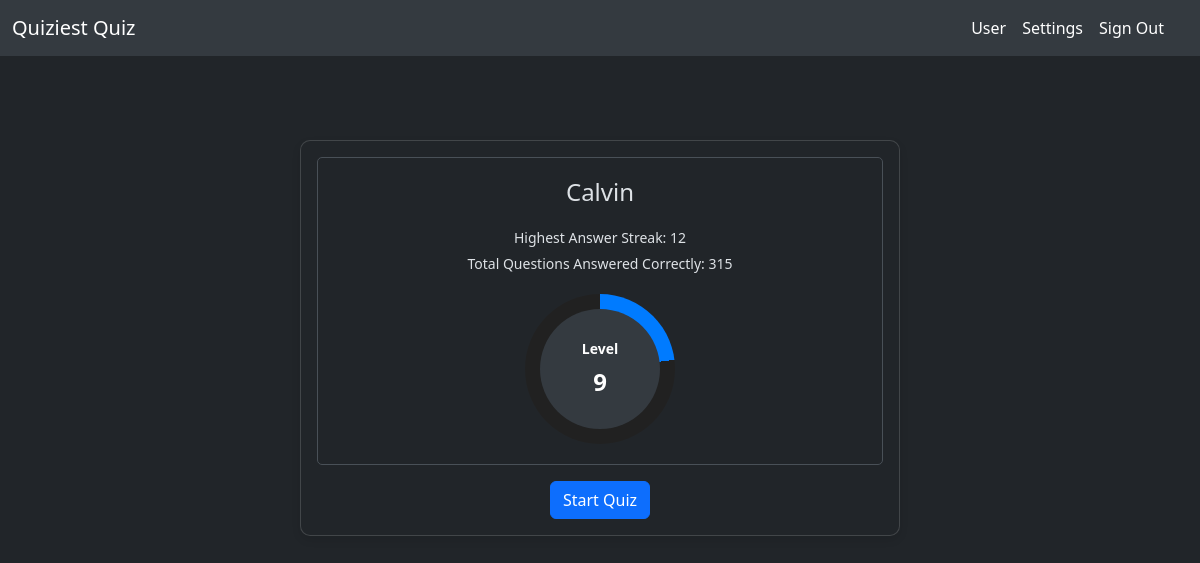
The app's page /user (signed in), older data.
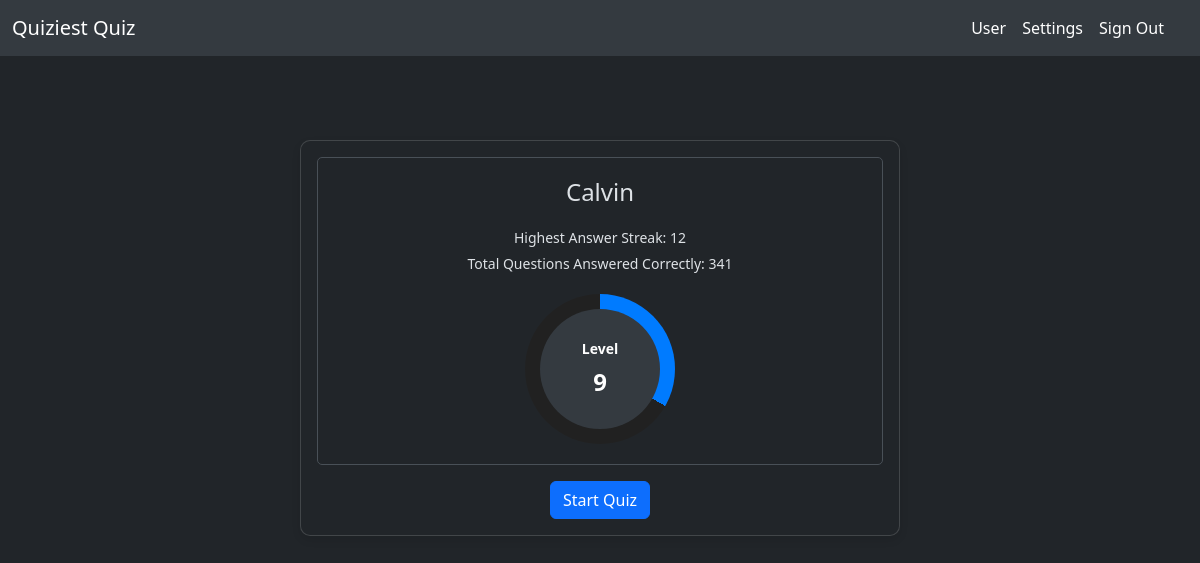
The same page, newer data.
### website/auth/models.py (models this page shows, shortened)
class users(db.Model, UserMixin):
    id = db.Column("id", db.Integer, primary_key=True)
    name = db.Column("name", db.String(100))
    email = db.Column("email", db.String(150), unique=True) # Must be Unique
    password = db.Column("password", db.String, nullable=False)
    best_streak = db.Column("best_streak", db.Integer, db.CheckConstraint('best_streak >= 0', name='check_best_streak_positive'))
    total_solved = db.Column("total_solved", db.Integer, db.CheckConstraint('total_solved >= 0', name='check_total_solved_positive'), default=0)
    difficulty = db.Column("difficulty", db.Integer, default=2) # Default Medium Difficulty
    theme = db.Column(db.String(10), default='dark') # Default Dark Mode
    level = db.Column(db.Integer, default=1) # Users always begin on level 1
    __table_args__ = (
        db.UniqueConstraint('name', name='uq_user_name'),
        db.UniqueConstraint('email', name='uq_user_email'),
    )

### website/auth/auth.py (the view)
@auth.route("/user", methods=["POST", "GET"])
@login_required
def user():
    email = current_user.email
    name = current_user.name
    best_streak = current_user.best_streak
    total_solved = current_user.total_solved
    level = current_user.level
    return render_template("user.html", email=email, name=name, best_streak=best_streak, total_solved=total_solved, level=level)

### website/templates/user.html (shortened to what this page needs)
{% extends "base.html" %}
{% block content %}
<div class="container mt-5 d-flex justify-content-center">
    <div class="card user-card">
        <div class="card-body text-center">
            <div class="user-profile">
                <h1>{{name}}</h1>
                <div class="stats-box">
                    <p>Highest Answer Streak: {{best_streak}}</p>
                    <p>Total Questions Answered Correctly: {{total_solved}}</p>
                </div>
                <div class="progress-circle" id="progress-circle">
                    <div class="circle">
                        <div class="inside-circle">
                            <span id="level-label">Level</span>
                            <span id="level-text">{{level}}</span>
                        </div>
                    </div>
                </div>
            </div>
            <a href="{{ url_for('quiz.quiz_view') }}" class="btn btn-primary mt-3">Start Quiz</a>
        </div>
    </div>
</div>
{% endblock %}

Row changes from the older to the newer data that the page shows:
changed users "Calvin": total_solved "315" → "341"
